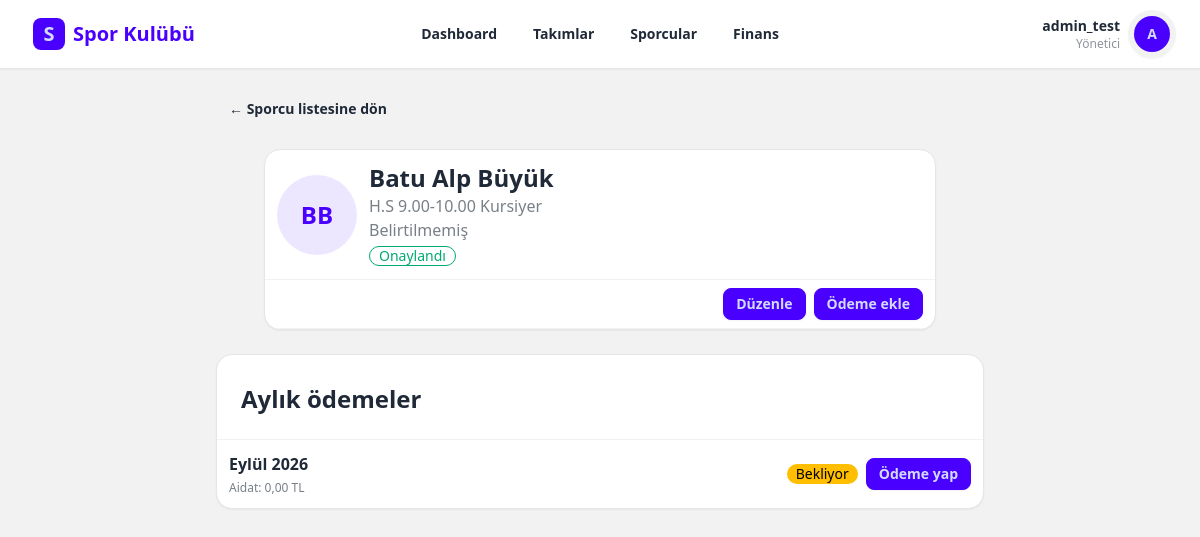
The app's page /athletes/manage/106/ (signed in), older data.
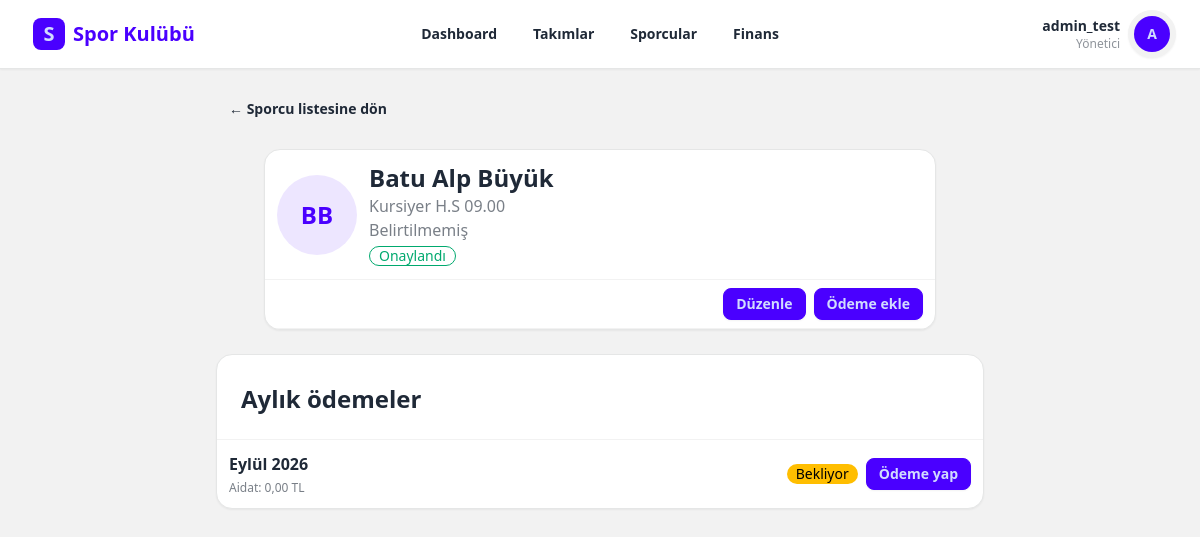
The same page, newer data.
### athletes/models.py (models this page shows, shortened)
class Athlete(models.Model):
    GENDER_CHOICES = (
        ('M', 'Erkek'),
        ('F', 'Kadın'),
    )
    parent = models.CharField(max_length=150, verbose_name="Veli")
    parent_phone = models.CharField(max_length=20, blank=True, default='', verbose_name="Veli Telefonu")
    parent_email = models.EmailField(blank=True, default='', verbose_name="Veli E-postası")
    first_name = models.CharField(max_length=50, verbose_name="Ad")
    last_name = models.CharField(max_length=50, verbose_name="Soyad")
    phone_number = models.CharField(max_length=20, blank=True, default='', verbose_name="Sporcu Telefonu")
    tc_identity = models.CharField(max_length=11, unique=True, blank=True, null=True, verbose_name="T.C. Kimlik No")
    birth_date = models.DateField(verbose_name="Doğum Tarihi")
    gender = models.CharField(max_length=1, choices=GENDER_CHOICES, verbose_name="Cinsiyet")
    school = models.CharField(max_length=100, blank=True, null=True, verbose_name="Okul")
    license_number = models.CharField(max_length=50, blank=True, null=True, verbose_name="Lisans No")
    joined_date = models.DateField(verbose_name="Kulübe Katılım Tarihi")
    photo = models.ImageField(upload_to='athlete_photos/', blank=True, null=True, verbose_name="Fotoğraf")
    is_active = models.BooleanField(default=False, verbose_name="Aktif Sporcu mu?")
    created_at = models.DateTimeField(auto_now_add=True)
    team = models.ForeignKey(
        Team,
        on_delete=models.SET_NULL,
        null=True,
        blank=True,
        related_name='athletes',
        verbose_name="Bağlı Olduğu Takım"
    )
    custom_fee = models.DecimalField(
        max_digits=10,
        decimal_places=2,
        null=True,
        blank=True,
        verbose_name="Özel Aidat Tutar (TL)",
        help_text="Boş bırakılırsa takımın varsayılan aidatı uygulanır. Burslu için 0 girebilirsiniz."
    )
    discount_percentage = models.DecimalField(
        max_digits=5,
        decimal_places=2,
        null=True,
        blank=True,
        verbose_name="İndirim Yüzdesi",
        help_text="Boş bırakılırsa indirim uygulanmaz."
    )
    regular_payment_day = models.PositiveBigIntegerField(
        null=True,
        blank=True,
        verbose_name="Düzenli Ödeme Günü"
    )
    class Meta:
        verbose_name = "Sporcu"
        verbose_name_plural = "Sporcular"
        ordering = ['first_name', 'last_name']
    def get_full_name(self):
        return f"{self.first_name} {self.last_name}"

### teams/models.py (models this page shows, shortened)
class Team(models.Model):
    name = models.CharField(max_length=100, verbose_name="Takım / Grup Adı")
    description = models.TextField(blank=True, null=True, verbose_name="Açıklama / Yaş Grubu")
    coaches = models.ManyToManyField(
        settings.AUTH_USER_MODEL,
        blank=True,
        limit_choices_to={'role__in': ['coach', 'club_admin']},
        related_name='assigned_teams',
        verbose_name="Sorumlu Antrenörler"
    )
    is_active = models.BooleanField(default=True, verbose_name="Aktif mi?")
    created_at = models.DateTimeField(auto_now_add=True)
    class Meta:
        verbose_name = "Takım"
        verbose_name_plural = "Takımlar"

### athletes/views.py (the view)
# urls.py: path('<int:pk>/', views.athlete_detail, name='athlete-manage-detail'),
@login_required
def athlete_detail(request, pk):
    from finance.services import get_athlete_fee_for_period
    athlete = get_object_or_404(_athlete_queryset(request), pk=pk)
    first_month = athlete.joined_date.replace(day=1)
    current_month = date.today().replace(day=1)
    payments_by_period = {
        payment.period: payment
        for payment in PaymentRecord.objects.filter(
            athlete=athlete,
            payment_type='fee',
        )
    }
    monthly_payments = []
    period_month = current_month
    displayed_months = 0
    while period_month >= first_month and displayed_months < 5:
        period = period_month.strftime('%Y-%m')
        payment = payments_by_period.get(period)
        monthly_payments.append({
            'period': period,
            'label': f'{MONTH_NAMES[period_month.month - 1]} {period_month.year}',
            'amount': get_athlete_fee_for_period(athlete, period),
            'payment': payment,
            'is_paid': payment is not None and payment.status == 'paid',
            'status': payment.status if payment else 'pending',
        })
        displayed_months += 1
        if period_month.month == 1:
            period_month = period_month.replace(year=period_month.year - 1, month=12)
        else:
            period_month = period_month.replace(month=period_month.month - 1)
    return render(request, 'athlete/athlete_detail.html', {
        'athlete': athlete,
        'monthly_payments': monthly_payments,
    })

### athletes/views.py (called while the page is built)
def _athlete_queryset(request):
    queryset = Athlete.objects.select_related('team').order_by('team__name', 'first_name', 'last_name')
    if request.user.is_parent:
        return queryset.filter(parent_email=request.user.email)
    return queryset

### finance/services.py (called while the page is built)
def get_athlete_fee_for_period(athlete, period_str):
    year, month = map(int, period_str.split('-'))
    target_date = date(year, month, 1)  # İlgili ayın 1. günü itibarıyla geçerli fiyat
    if athlete.custom_fee is not None:
        return athlete.custom_fee
    if athlete.team:
        team_fee = TeamFeeHistory.objects.filter(
            team=athlete.team,
            start_date__lte=target_date
        ).filter(
            Q(end_date__isnull=True) | Q(end_date__gte=target_date)
        ).first()
        if team_fee:
            return team_fee.monthly_fee
    return Decimal('0.00')

### users/models.py (called while the page is built)
    @property
    def is_parent(self):
        return self.role == self.Role.PARENT

### templates/athlete/athlete_detail.html (shortened to what this page needs)
{% extends "base.html" %}
{% block content %}
<div class="mx-auto w-full max-w-3xl space-y-6">
    <a href="{% url 'athlete-manage-list' %}" class="btn btn-ghost btn-sm">← Sporcu listesine dön</a>
    <section class="mx-auto w-full max-w-2xl overflow-hidden rounded-2xl border border-base-300 bg-base-100 shadow-sm">
        <div class="flex flex-col items-center gap-3 border-b border-base-200 p-3 sm:flex-row">
            {% if athlete.photo %}<img src="{{ athlete.photo.url }}" alt="{{ athlete.get_full_name }}" class="h-20 w-20 rounded-full object-cover ring-2 ring-primary/10">{% else %}<div class="grid h-20 w-20 place-items-center rounded-full bg-primary/10 text-2xl font-black text-primary">{{ athlete.first_name|first }}{{ athlete.last_name|first }}</div>{% endif %}
            <div class="text-center sm:text-left">
                <h1 class="text-2xl font-black">{{ athlete.get_full_name }}</h1>
                <p class="text-base-content/60">{% if athlete.team %}{{ athlete.team.name }}{% else %}Takım ataması yok{% endif %}</p>
                <p class="text-base-content/60">{{ athlete.parent|default:'Belirtilmedi' }}</p>
                {% if athlete.is_active %}<span class="badge badge-success badge-outline mt-1">Onaylandı</span>{% else %}<span class="badge badge-warning badge-outline mt-1">Onay bekliyor</span>{% endif %}
            </div>
        </div>
        <div class="flex justify-end gap-2 border-b border-base-200 px-3 py-2">
            <button class="btn btn-primary btn-sm" hx-get="{% url 'athlete-manage-update' athlete.pk %}?return_to_detail=1" hx-target="#athlete-modal-container" hx-swap="innerHTML">Düzenle</button>
            <button class="btn btn-primary btn-sm" hx-get="{% url 'athlete-manage-payment-create' athlete.pk %}" hx-target="#athlete-payment-create-modal-container" hx-swap="innerHTML">Ödeme ekle</button>
        </div>
    </section>
    <section class="overflow-hidden rounded-2xl border border-base-300 bg-base-100 shadow-sm">
        <div class="flex flex-col gap-3 border-b border-base-200 p-6 sm:flex-row sm:items-end sm:justify-between">
            <div>
            <h2 class="mt-1 text-2xl font-black">Aylık ödemeler</h2>
            </div>
        </div>
        <div class="divide-y divide-base-200">
            {% for item in monthly_payments %}
            {% include 'athlete/partials/athlete_payment_row.html' %}
            {% empty %}
            <p class="p-6 text-sm text-base-content/60">Henüz ödeme dönemi bulunmuyor.</p>
            {% endfor %}
        </div>
    </section>
</div>
{% endblock %}

Row changes from the older to the newer data that the page shows:
changed through a linked row, Athlete "Batu Alp Büyük": team.name "H.S 9.00-10.00 Kursiyer" → "Kursiyer H.S 09.00"
